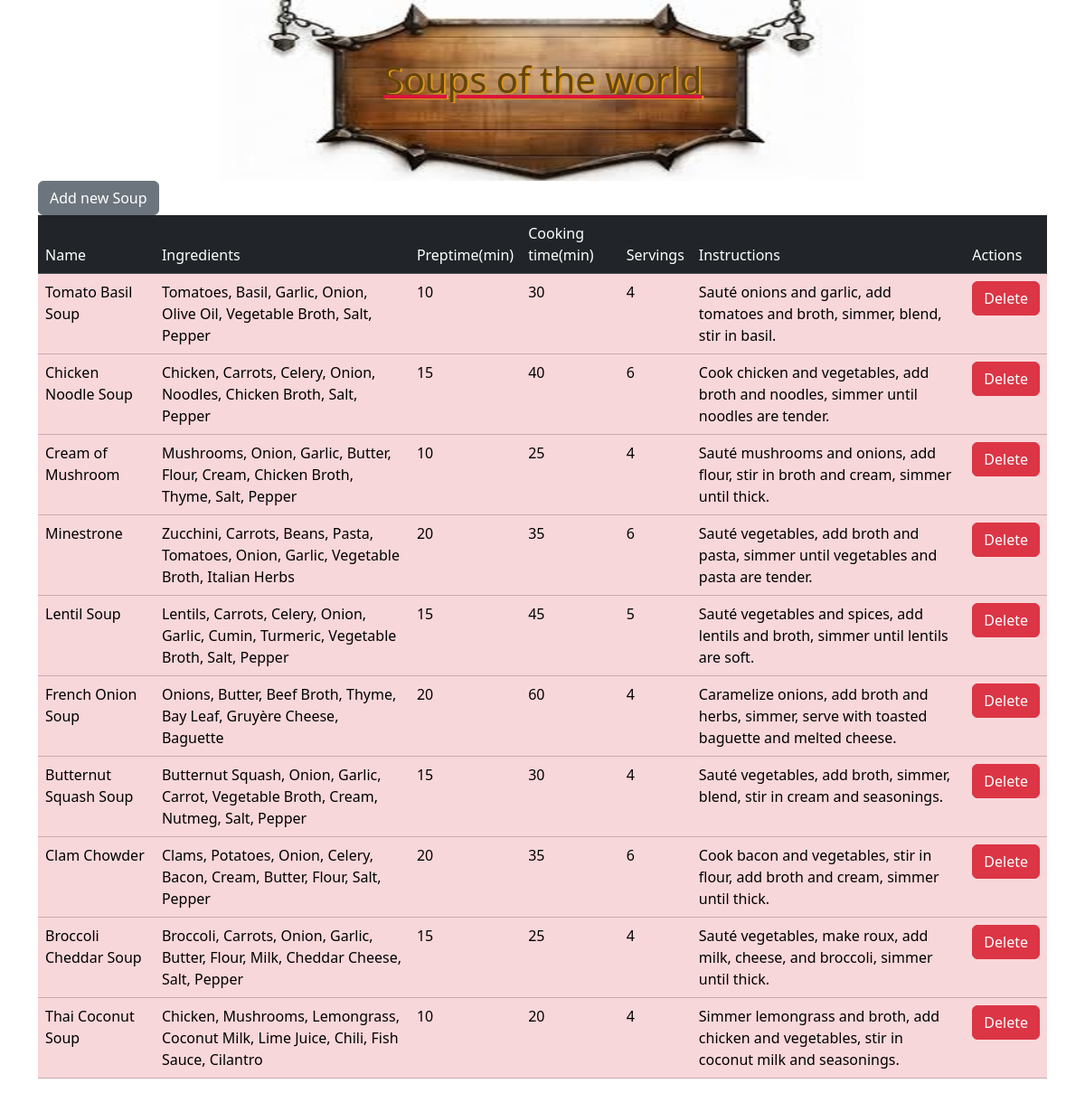
The page / on the database its author committed.
### tables this page shows
CREATE TABLE IF NOT EXISTS sups (
    name VARCHAR(100) NOT NULL,
    ingredients TEXT NOT NULL,
    preptime INT,
    cookingtime INT,
    servings INT,
    instructions TEXT
);

### DB.php (the view, shortened to what this page needs)
<?php
    class soup{
        private $connect;
        public function __construct($server,$user,$pword,$db) {
           $this->connect = new mysqli($server,$user,$pword,$db);
        }
        function getSoups(){
            $sql = "SELECT * FROM sups";
            $res = $this->connect->query($sql);
            $soups = [];
            while ($s = $res->fetch_object()) {
                $soups[] = new Sup($s->name,$s->ingredients,$s->preptime,$s->cookingtime,$s->servings,$s->instructions);
            }
            return $soups;
        }
        function makeTable($list){
            $trs="";
            foreach ($list as $s) {
                    $trs .="
                    <tr class='table-danger'>
                        <td>$s->name</td>
                        <td>$s->ingredients</td>
                        <td>$s->preptime</td>
                        <td>$s->cookingtime</td>
                        <td>$s->servings</td>
                        <td>$s->instructions</td>
                        <td><a href='' class='btn btn-danger'>Delete</a></td>
                    </tr>
                ";
            }
            return $trs;
        }
    }
?>

### index.php (shortened to what this page needs)
<!DOCTYPE html>
<html lang="en">
<head>
    <link href="https://cdn.jsdelivr.net/npm/bootstrap@5.3.5/dist/css/bootstrap.min.css" rel="stylesheet">
    <link rel="stylesheet" href="style.css">
</head>
<body>
    <div id="title">
        <h1>Soups of the world</h1>
    </div>
    <div class="container">
    <a href="Cooking.php" class="btn btn-secondary">Add new Soup</a>
        <table class="table table-dark">
            <thead>
                <tr>
                    <td>Name</td>
                    <td>Ingredients</td>
                    <td>Preptime(min)</td>
                    <td>Cooking time(min)</td>
                    <td>Servings</td>
                    <td>Instructions</td>
                    <td>Actions</td>
                </tr>
            </thead>
            <tbody>
                <?php
                    include_once "DB.php";
                    $SModel = new soup("localhost", "root", "", "soups");
                    $Soups = $SModel->getSoups();
                    $todo = $_POST["todo"]?? 'list';
                    if ($todo == "list") {
                        echo $SModel->makeTable($Soups);
                    }
                ?>
            </tbody>
        </table>
    </div>
</body>
</html>

### style.css (style rules this page uses)
h1 { text-align: center; padding-top: 8vh; color: rgb(100, 69, 10); text-decoration-line: underline; text-decoration-color: crimson; text-shadow: 2px 1px rgb(220, 150, 25); }
#title { margin: auto; vertical-align: middle; width: 75%; height: 200px; background-image: url(img/titlebg.jfif); background-repeat: no-repeat; background-position: center; background-size: contain; }
a { text-align: center; }
thead,tbody { width: 75px; }
a { margin: auto; }

### rows shown on the page
sups: name "Tomato Basil Soup", ingredients "Tomatoes, Basil, Garlic, Onion, Olive Oil, Vegetable Broth, Salt, Pepper", preptime "10", cookingtime "30", servings "4", instructions "Sauté onions and garlic, add tomatoes and broth, simmer, blend, stir in basil."
sups: name "Chicken Noodle Soup", ingredients "Chicken, Carrots, Celery, Onion, Noodles, Chicken Broth, Salt, Pepper", preptime "15", cookingtime "40", servings "6", instructions "Cook chicken and vegetables, add broth and noodles, simmer until noodles are tender."
sups: name "Cream of Mushroom", ingredients "Mushrooms, Onion, Garlic, Butter, Flour, Cream, Chicken Broth, Thyme, Salt, Pepper", preptime "10", cookingtime "25", servings "4", instructions "Sauté mushrooms and onions, add flour, stir in broth and cream, simmer until thick."
sups: name "Minestrone", ingredients "Zucchini, Carrots, Beans, Pasta, Tomatoes, Onion, Garlic, Vegetable Broth, Italian Herbs", preptime "20", cookingtime "35", servings "6", instructions "Sauté vegetables, add broth and pasta, simmer until vegetables and pasta are tender."
sups: name "Lentil Soup", ingredients "Lentils, Carrots, Celery, Onion, Garlic, Cumin, Turmeric, Vegetable Broth, Salt, Pepper", preptime "15", cookingtime "45", servings "5", instructions "Sauté vegetables and spices, add lentils and broth, simmer until lentils are soft."
sups: name "French Onion Soup", ingredients "Onions, Butter, Beef Broth, Thyme, Bay Leaf, Gruyère Cheese, Baguette", preptime "20", cookingtime "60", servings "4", instructions "Caramelize onions, add broth and herbs, simmer, serve with toasted baguette and melted cheese."
sups: name "Butternut Squash Soup", ingredients "Butternut Squash, Onion, Garlic, Carrot, Vegetable Broth, Cream, Nutmeg, Salt, Pepper", preptime "15", cookingtime "30", servings "4", instructions "Sauté vegetables, add broth, simmer, blend, stir in cream and seasonings."
sups: name "Clam Chowder", ingredients "Clams, Potatoes, Onion, Celery, Bacon, Cream, Butter, Flour, Salt, Pepper", preptime "20", cookingtime "35", servings "6", instructions "Cook bacon and vegetables, stir in flour, add broth and cream, simmer until thick."
sups: name "Broccoli Cheddar Soup", ingredients "Broccoli, Carrots, Onion, Garlic, Butter, Flour, Milk, Cheddar Cheese, Salt, Pepper", preptime "15", cookingtime "25", servings "4", instructions "Sauté vegetables, make roux, add milk, cheese, and broccoli, simmer until thick."
sups: name "Thai Coconut Soup", ingredients "Chicken, Mushrooms, Lemongrass, Coconut Milk, Lime Juice, Chili, Fish Sauce, Cilantro", preptime "10", cookingtime "20", servings "4", instructions "Simmer lemongrass and broth, add chicken and vegetables, stir in coconut milk and seasonings."
